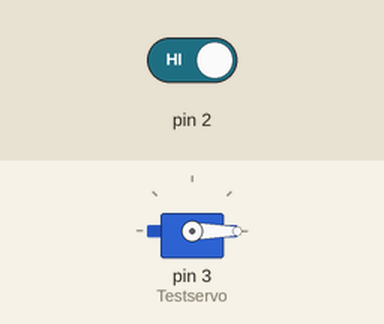
Recording of a sketch running on a simulated Arduino Uno, built with avr-gcc and run on an emulated ATmega328P. On the bench: servo. The test bench sets the inputs (shaded band); at power-on: pin 2 HIGH.

Above: at 1.2 s.
1.3 s: pin 2 driven LOW
At 2.1 s:
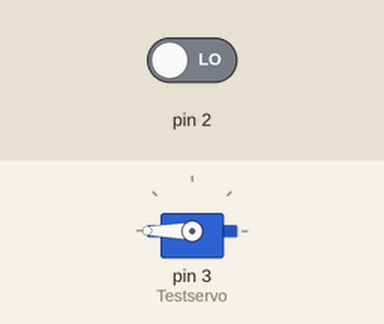
2.8 s: pin 2 driven HIGH
At 3.3 s:
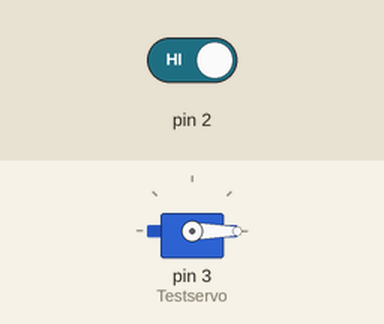
Timing chart, 0 to 5.8 s (numbered marks = the images above; inputs shaded):
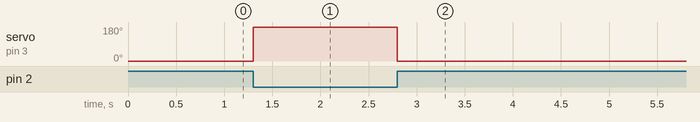

The sketch:

button_and_serovmotor1.ino
```cpp
#include <Servo.h>
Servo Testservo;
int pos=0;
void setup()
{
  pinMode(2,INPUT);
  Testservo.attach(3);
}

void loop()
{
  if(digitalRead(2)==LOW){
    Testservo.write(180);
  }
  else

 Testservo.write(0);

}
```

Measured:
- after the input at 1.3 s, servo on pin 3 (Testservo): 0° → 180° at once
- after the input at 2.8 s, servo on pin 3 (Testservo): 180° → 0° at once
